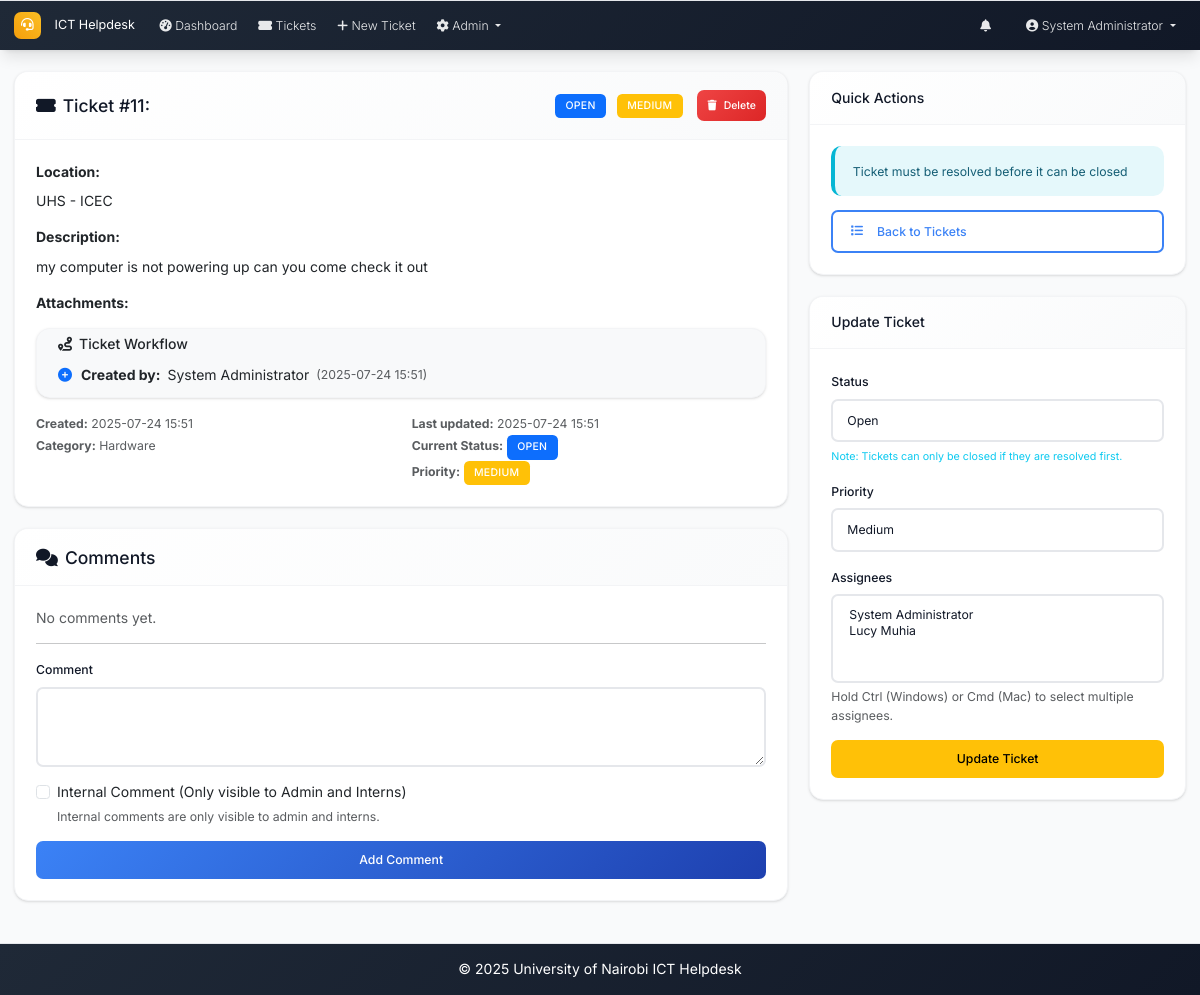
Before: /ticket/11 (signed in) with the older database file.
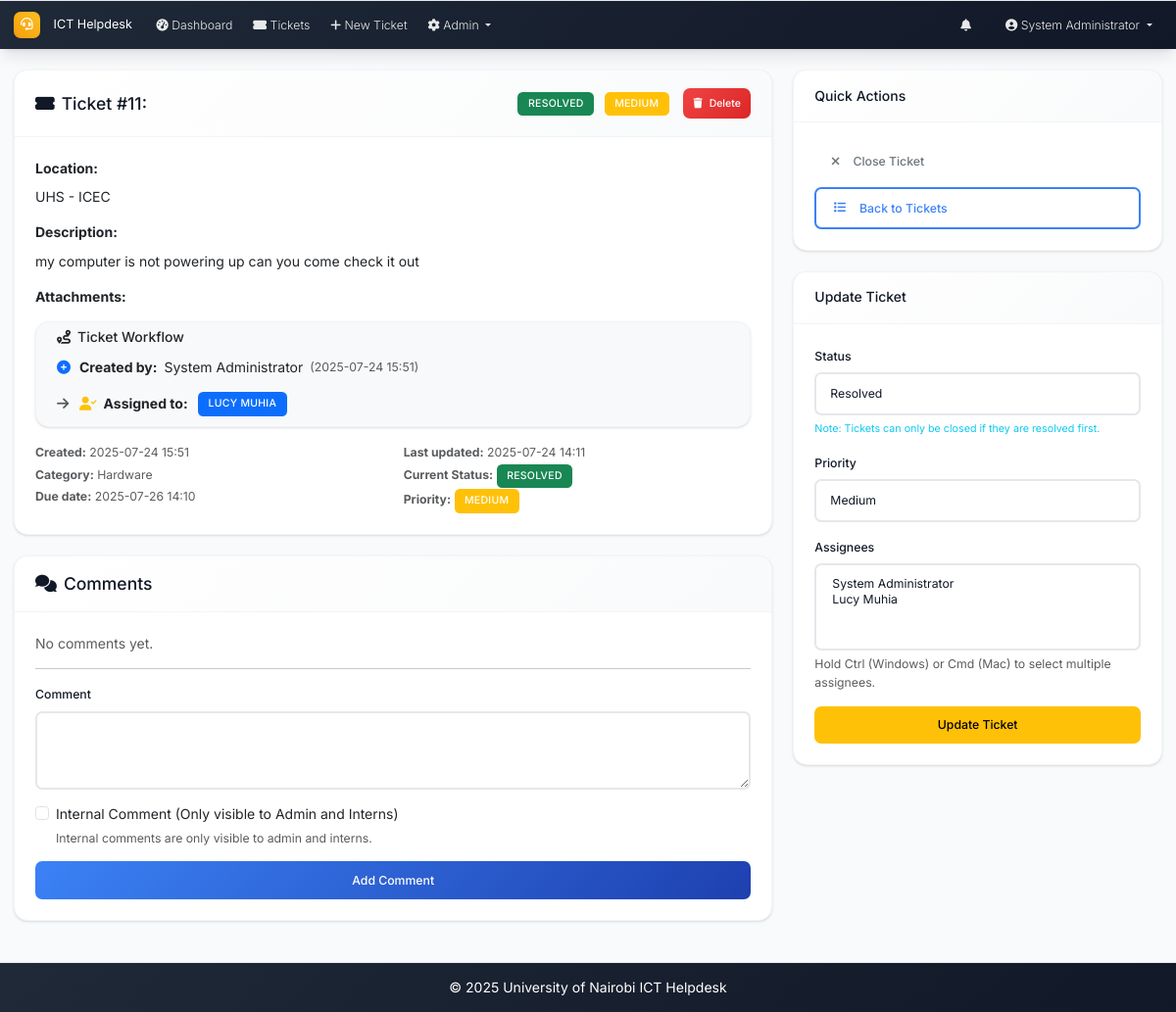
After: the same page with the newer database file.
### models.py (models this page shows, shortened)
class Ticket(db.Model):
    id = db.Column(db.Integer, primary_key=True)
    location = db.Column(db.String(200), nullable=False)
    description = db.Column(Text, nullable=False)
    status = db.Column(db.String(20), nullable=False, default='open')  # open, in_progress, resolved, closed
    priority = db.Column(db.String(20), nullable=False, default='medium')  # low, medium, high, urgent
    created_at = db.Column(db.DateTime, default=datetime.utcnow)
    updated_at = db.Column(db.DateTime, default=datetime.utcnow, onupdate=datetime.utcnow)
    closed_at = db.Column(db.DateTime)
    closed_by_id = db.Column(db.Integer, db.ForeignKey('user.id'), nullable=True)
    due_date = db.Column(db.DateTime, nullable=True)
    created_by_id = db.Column(db.Integer, db.ForeignKey('user.id'), nullable=True)
    category_id = db.Column(db.Integer, db.ForeignKey('category.id'))
    comments = db.relationship('Comment', backref='ticket', lazy='dynamic', cascade='all, delete-orphan')
    attachments = db.relationship('Attachment', backref='ticket', lazy='dynamic', cascade='all, delete-orphan')
    assignees = db.relationship('User', secondary=ticket_assignees, back_populates='assigned_tickets', lazy='selectin')
    closed_by = db.relationship('User', foreign_keys=[closed_by_id], backref='closed_tickets')

class User(UserMixin, db.Model):
    id = db.Column(db.Integer, primary_key=True)
    username = db.Column(db.String(64), unique=True, nullable=False)
    email = db.Column(db.String(120), unique=True, nullable=False)
    password_hash = db.Column(db.String(256), nullable=False)
    full_name = db.Column(db.String(100), nullable=False)
    role = db.Column(db.String(20), nullable=False, default='user')  # admin, intern, user
    created_at = db.Column(db.DateTime, default=datetime.utcnow)
    is_active = db.Column(db.Boolean, default=True)
    is_verified = db.Column(db.Boolean, default=False)
    verification_token = db.Column(db.String(128), nullable=True)
    tickets_created = db.relationship('Ticket', foreign_keys='Ticket.created_by_id', backref='creator', lazy='dynamic')
    assigned_tickets = db.relationship('Ticket', secondary='ticket_assignees', back_populates='assignees', lazy='selectin')
    comments = db.relationship('Comment', backref='author', lazy='dynamic')

### routes.py (the view)
@app.route('/ticket/<int:id>')
@login_required
def ticket_detail(id):
    ticket = Ticket.query.get_or_404(id)
    if current_user.role == 'user' and ticket.created_by_id != current_user.id:
        abort(403)
    elif current_user.role == 'intern' and current_user.id not in [u.id for u in ticket.assignees] and ticket.created_by_id != current_user.id:
        abort(403)
    if current_user.role == 'user':
        comments = Comment.query.filter_by(ticket_id=id, is_internal=False).order_by(Comment.created_at).all()
    else:
        comments = Comment.query.filter_by(ticket_id=id).order_by(Comment.created_at).all()
    comment_form = CommentForm()
    update_form = TicketUpdateForm(user_role=current_user.role, current_status=ticket.status, obj=ticket) if current_user.role in ['admin', 'intern'] else None
    return render_template('ticket_detail.html', ticket=ticket, comments=comments,
                         comment_form=comment_form, update_form=update_form)

### forms.py (shortened to what this page needs)
class CommentForm(FlaskForm):
    content = TextAreaField('Comment', validators=[DataRequired()])
    is_internal = BooleanField('Internal Comment (Only visible to Admin and Interns)')
    submit = SubmitField('Add Comment')

class TicketUpdateForm(FlaskForm):
    status = SelectField('Status', choices=[
        ('open', 'Open'),
        ('in_progress', 'In Progress'),
        ('resolved', 'Resolved'),
        ('closed', 'Closed')
    ])
    assignees = SelectMultipleField('Assignees', coerce=int, validators=[Optional()])
    priority = SelectField('Priority', choices=[
        ('low', 'Low'),
        ('medium', 'Medium'),
        ('high', 'High'),
        ('urgent', 'Urgent')
    ])
    submit = SubmitField('Update Ticket')
    def __init__(self, user_role=None, current_status=None, *args, **kwargs):
        super(TicketUpdateForm, self).__init__(*args, **kwargs)
        self.assignees.choices = [(u.id, u.full_name) for u in User.query.filter(User.role.in_(['admin', 'intern'])).all()]

### app.py (called while the page is built)
@login_manager.user_loader
def load_user(user_id):
    from models import User
    return User.query.get(int(user_id))

@app.context_processor
def inject_now():
    return {'now': datetime.utcnow}

### templates/ticket_detail.html (shortened to what the changed rows need)
{% extends "base.html" %}
{% block content %}
<div class="row">
    <div class="col-md-8">
        <div class="card mb-4">
            <div class="card-header d-flex justify-content-between align-items-center">
                <h5 class="mb-0">
                    <i class="fas fa-ticket-alt me-2"></i>Ticket #{{ ticket.id }}: {{ ticket.title }}
                </h5>
                <div class="d-flex align-items-center">
                    <div class="me-3">
                        <span class="badge {{ ticket.status|status_badge }} me-2">
                            {{ ticket.status.replace('_', ' ').title() }}
                        </span>
                        <span class="badge {{ ticket.priority|priority_badge }}">
                            {{ ticket.priority.title() }}
                        </span>
                    </div>
                    {% if current_user.role == 'admin' %}
                    <div>
                    </div>
                    {% endif %}
                </div>
            </div>
            <div class="card-body">
                <div class="mb-3">
                    <strong>Location:</strong>
                    <div class="mt-2">{{ ticket.location }}</div>
                </div>
                <div class="mb-3">
                    <strong>Description:</strong>
                    <div class="mt-2">{{ ticket.description|nl2br }}</div>
                </div>
                <div class="mb-3">
                    <div class="card bg-light">
                        <div class="card-body py-2">
                            <div class="workflow-chain">
                                <div class="workflow-step">
                                    <i class="fas fa-plus-circle text-primary"></i>
                                    <strong>Created by:</strong> {{ ticket.creator.full_name if ticket.creator else 'Unknown User' }}
                                    <small class="text-muted">({{ ticket.created_at|format_datetime }})</small>
                                </div>
                                {% if ticket.assignees|length > 0 %}
                                <div class="workflow-step">
                                    <i class="fas fa-arrow-right text-muted"></i>
                                    <i class="fas fa-user-check text-warning"></i>
                                    <strong>Assigned to:</strong>
                                    {% for user in ticket.assignees %}
                                        <span class="badge bg-primary">{{ user.full_name }}</span>{% if not loop.last %}, {% endif %}
                                    {% endfor %}
                                </div>
                                {% endif %}
                            </div>
                        </div>
                    </div>
                </div>
                <div class="row">
                    <div class="col-md-6">
                        <small class="text-muted">
                            <strong>Created:</strong> {{ ticket.created_at|format_datetime }}<br>
                            {% if ticket.category %}
                            <strong>Category:</strong> {{ ticket.category.name }}<br>
                            {% endif %}
                            {% if ticket.due_date %}
                            <strong>Due date:</strong> {{ ticket.due_date|format_datetime }}<br>
                            {% endif %}
                        </small>
                    </div>
                    <div class="col-md-6">
                        <small class="text-muted">
                            <strong>Last updated:</strong> {{ ticket.updated_at|format_datetime }}<br>
                            <strong>Current Status:</strong>
                            <span class="badge {{ ticket.status|status_badge }}">{{ ticket.status.replace('_', ' ').title() }}</span><br>
                            <strong>Priority:</strong>
                            <span class="badge {{ ticket.priority|priority_badge }}">{{ ticket.priority.title() }}</span>
                        </small>
                    </div>
                </div>
            </div>
        </div>
    </div>
    <div class="col-md-4">
        <div class="card mb-4">
            <div class="card-body">
                {% if (current_user.role == 'admin' or (current_user.role == 'user' and ticket.created_by_id == current_user.id)) and ticket.status == 'resolved' %}
                <form method="POST" action="{{ url_for('close_ticket', id=ticket.id) }}" class="mb-2">
                    <button type="submit" class="btn btn-outline-secondary w-100" onclick="return confirm('Are you sure you want to close this ticket?')">
                        <i class="fas fa-times me-2"></i>Close Ticket
                    </button>
                </form>
                {% elif (current_user.role == 'admin' or (current_user.role == 'user' and ticket.created_by_id == current_user.id)) and ticket.status not in ['resolved', 'closed'] %}
                <div class="alert alert-info">
                    <small>Ticket must be resolved before it can be closed</small>
                </div>
                {% endif %}
            </div>
        </div>
        {% if update_form and current_user.role in ['admin', 'intern'] %}
        <div class="card">
            <div class="card-body">
                {% if ticket.status == 'closed' %}
                <p class="text-muted">This ticket is closed and cannot be modified.</p>
                {% else %}
                <form method="POST" action="{{ url_for('update_ticket', id=ticket.id) }}">
                    <div class="mb-3">
                        {{ update_form.status.label(class="form-label") }}
                        {{ update_form.status(class="form-control") }}
                        <div class="form-text">
                            <small class="text-info">Note: Tickets can only be closed if they are resolved first.</small>
                        </div>
                    </div>
                    <div class="mb-3">
                        {{ update_form.priority.label(class="form-label") }}
                        {{ update_form.priority(class="form-control") }}
                    </div>
                    {% if current_user.role == 'admin' %}
                    <div class="mb-3">
                        {{ update_form.assignees.label(class="form-label") }}
                        {{ update_form.assignees(class="form-control", multiple=True) }}
                        <div class="form-text">Hold Ctrl (Windows) or Cmd (Mac) to select multiple assignees.</div>
                    </div>
                    {% endif %}
                    <div class="d-grid">
                        {{ update_form.submit(class="btn btn-warning") }}
                    </div>
                </form>
                {% endif %}
            </div>
        </div>
        {% endif %}
    </div>
</div>
{% endblock %}

Changed rows visible on the page:
changed Ticket "UHS - ICEC": status.replace "OPEN" → "RESOLVED"; due_date (not shown) → "2025-07-26 14:10"; updated_at "2025-07-24 15:51" → "2025-07-24 14:11"; status "Open" → "Resolved"
now on this page (row unchanged): User: full_name "LUCY MUHIA"
Other visible differences:
text no longer shown: "Ticket must be resolved before it can be closed"
text now shown: "Assigned to: Due date: Close Ticket"
